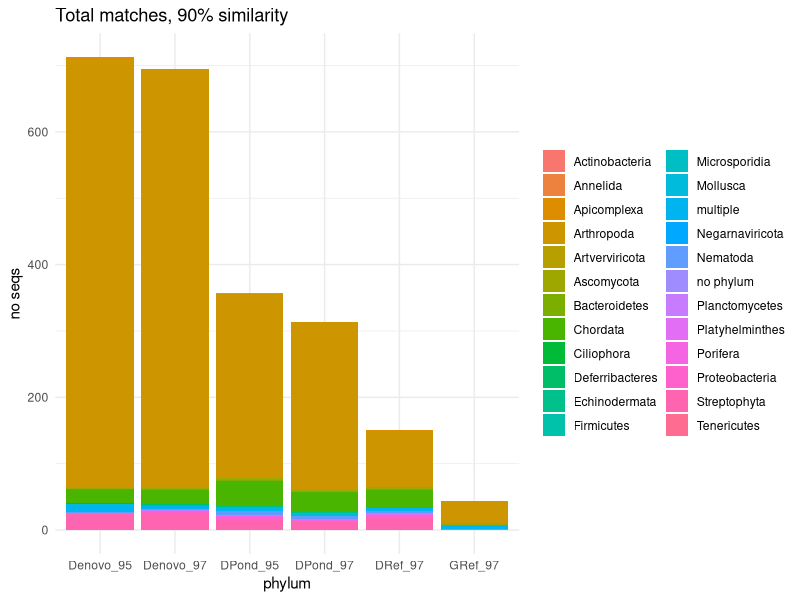
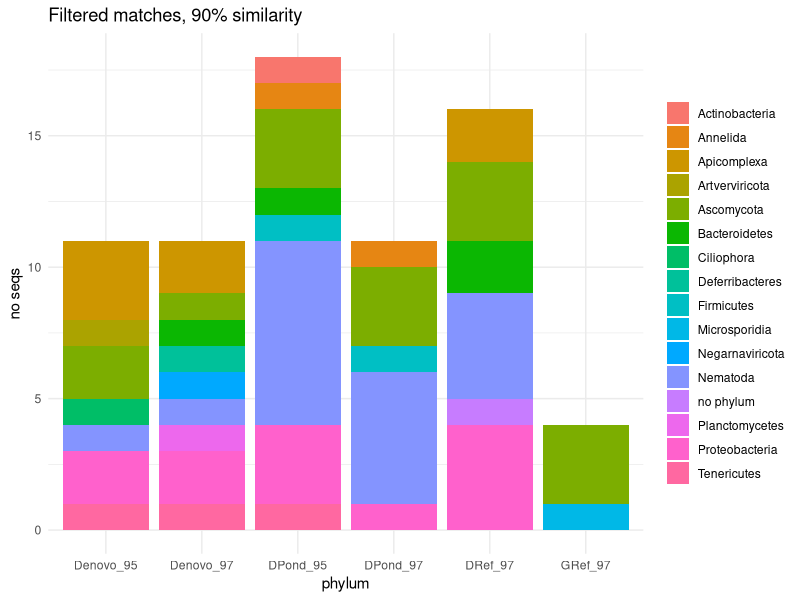

Source code (R) for these figures, in order:
###Cleaning and plotting of the RADSeq microbiome taxa retrieved 
##Por Daniel E. Acosta

library(ggplot2)
library(dplyr)


#Loading of the files from the blast matches with a similarity value of at least 90% and replace the column that identifies each sequence with the assembly title

tax <- read.table("./GrossmaniaRef_97_tax.txt", header= TRUE, sep = "")
tax$V1 <- "GRef_97"


tax1  <- read.table("./DPond_97_tax.txt", header= TRUE, sep = "")
tax1$V1 <- "DPond_97"

tax2 <-  read.table("./DPond_95_tax.txt", header= TRUE, sep = "")
tax2$V1 <- "DPond_95"

tax3 <- read.table("./DendroDenovo_97_tax.txt", header= TRUE, sep = "")
tax3$V1 <- "Denovo_97"


tax4  <- read.table("./DendroDenovo_95_tax.txt", header= TRUE, sep = "")
tax4$V1 <- "Denovo_95"

tax5 <-  read.table("./DendroRef_97_tax.txt", header= TRUE, sep = "")
tax5$V1 <- "DRef_97"


#Merge the rows of the tables to plot the complete data

taxx <- bind_rows(tax, tax1, tax2, tax3, tax4, tax5)


#Fix the data into a frequency matrix

counts <- rename(count(taxx, V1, V3), Freq = n) 

o <- table(taxx$V1, taxx$V3)



a <-ggplot(taxx, aes (x = V1)) + geom_bar(aes(fill=V3)) +
  labs(x= "phylum", y="no seqs") + theme_minimal() 
a + theme(legend.title = element_blank()) + ggtitle ("Total matches, 90% similarity") 

#Filter the problematic data from the taxa and plotting

taxx_x <- taxx[!(taxx$V3 == "Arthropoda"| taxx$V3 == "Chordata" | taxx$V3 == "Echinodermata"| taxx$V3 == "Mollusca" | taxx$V3 == "Porifera" | taxx$V3 == "Platyhelminthes" | taxx$V3 == "Streptophyta"| taxx$V3 == "multiple"),]
                   
counts_x <- rename(count(taxx_x, V1, V3), Freq = n) 

p <- table(taxx_x$V1, taxx_x$V3)
p


b <- ggplot(taxx_x, aes (x = V1)) + geom_bar(aes(fill=V3) ) +
  labs(x= "phylum", y="no seqs") + theme_minimal() 
b + theme(legend.title = element_blank()) + ggtitle ("Filtered matches, 90% similarity") 




